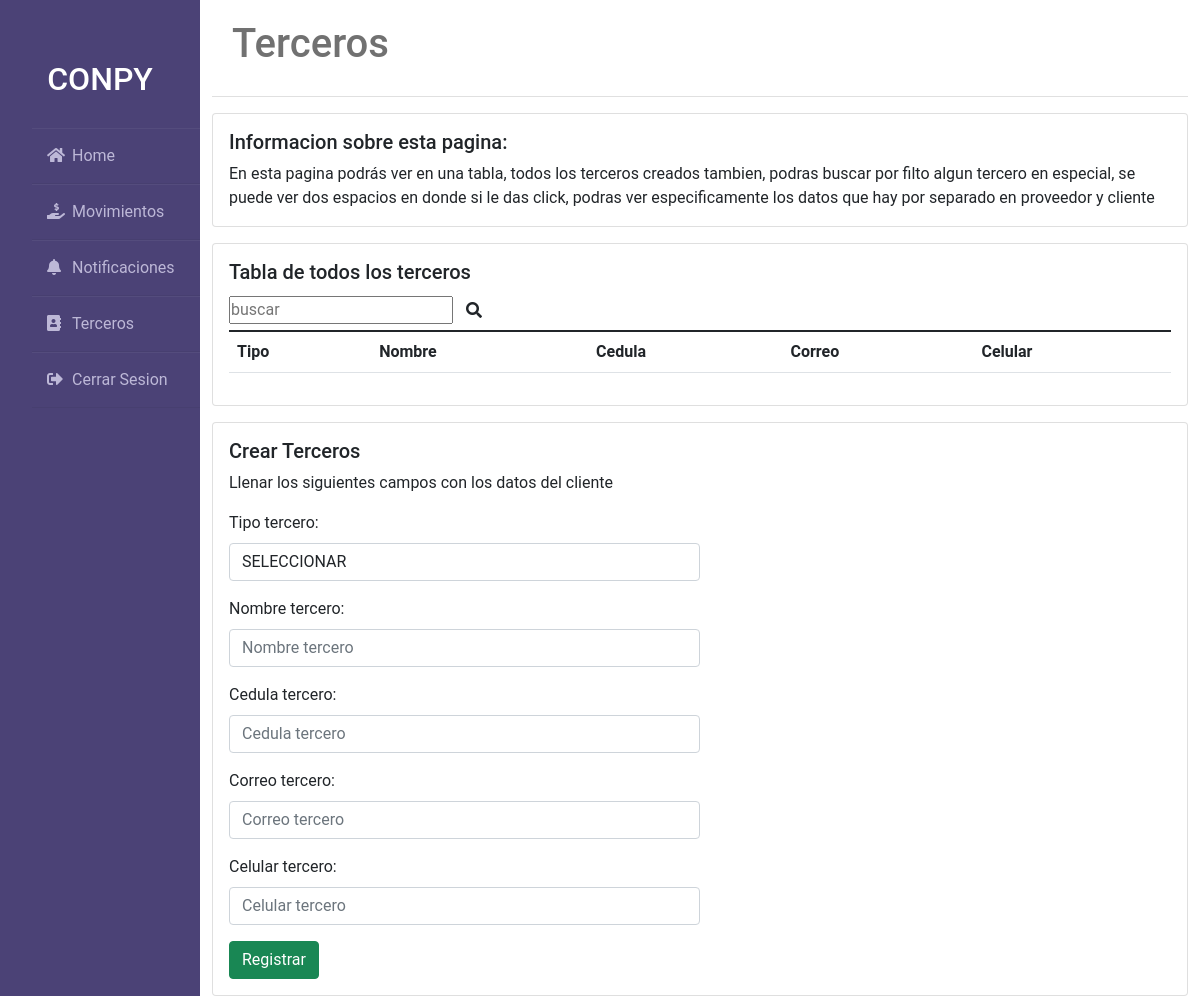
Before: /terceros/ (signed in) with the older database file.
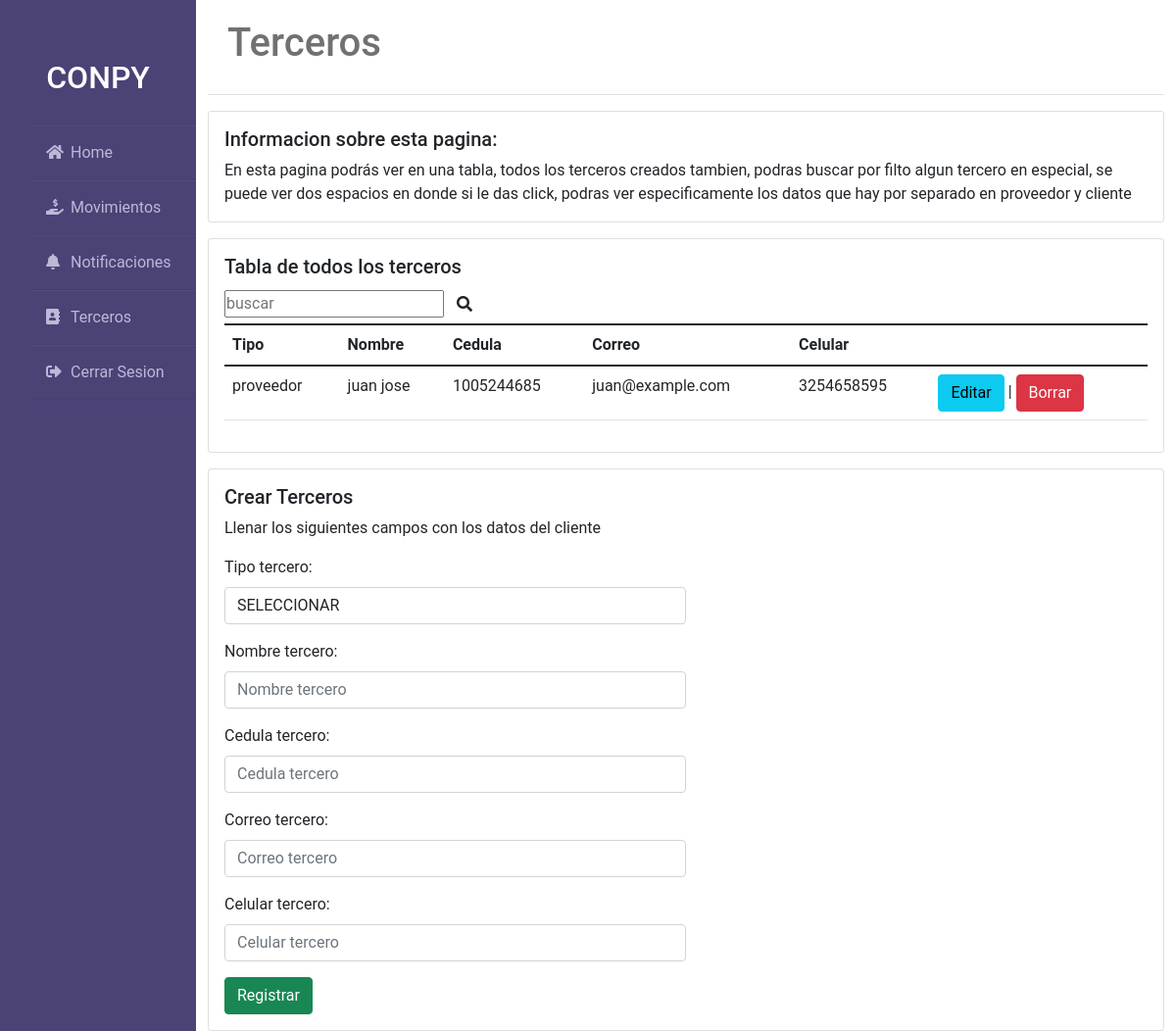
After: the same page with the newer database file.
### terceros/models.py (models this page shows, shortened)
class Tercero(models.Model):
    options = (
        ('Tercero', 'Tercero')
    )
    TIPOS_TERCERO=(('proveedor','PROVEEDOR'),('cliente','CLIENTE'),)
    id = models.AutoField(primary_key=True)
    tipo_tercero=models.CharField ( max_length=10,choices=TIPOS_TERCERO,default='CLIENTE' ,verbose_name='tipo tercero')
    nombre_tercero=models.TextField(max_length=35,verbose_name='nombre tercero')
    cedula_tercero=models.IntegerField (verbose_name='cedula tercero')
    correo_tercero=models.EmailField(max_length=35,verbose_name='correo tercero')
    celular_tercero=models.IntegerField (validators=[RegexValidator(regex='^.{10}$', message='El celular debe de tener 10 numeros', code='nomatch')],verbose_name='celular tercero')

### terceros/views.py (the view)
# urls.py: path('',include('terceros.urls')),
@login_required(login_url="/login/")
def terceros(request):
    msg=None
    datos=Tercero.objects.all()
    Mayusculas=request.POST
    formulario=TerceroForm(request.POST or None)
    if formulario.is_valid():
        try:
            formulario.save()
            msg='El cliente se ha creado correctamente'
        except:
            msg='Hubo un error al momento de crear un cliente'
    return render(request,'negocio/terceros/terceros.html',{'datos':datos,'formulario':formulario,'msg':msg})

### terceros/forms.py
class TerceroForm(forms.ModelForm):
    class Meta:
        model= Tercero
        fields= '__all__'

### negocio/templates/negocio/terceros/terceros.html (shortened to what this page needs)
{% extends 'negocio/base.html' %}
{% block content %}
<div class="container">
    <div class="header">
        <h1>Terceros</h1>
    </div>
    <div class="card mt-3">
        <div class="card-body">
          <h5 class="card-title">Informacion sobre esta pagina:</h5>
          <p class="card-text">En esta pagina podrás ver en una tabla, todos los terceros creados
            tambien, podras buscar por filto algun tercero en especial, se puede ver dos espacios en donde
            si le das click, podras ver especificamente los datos que hay por separado en proveedor y cliente
          </p>
        </div>
      </div>
    <div class="card mt-3">
      <div class="card-body">
            {% if volver %}
            <h5 >Resultados de busqueda</h5>
            <a href="{% url 'terceros'%}" class="btn btn-info" role="button"><i class="fas fa-angle-left"></i></i>volver</a>
            <table class="table">
              {% if esta %}
                <h5>NO SE PUDO ENCONTRAR UN RESULTADO PARA TU BUSQUEDA</h5>
                {% else %}
              {% endif %}
          {% else %}
          <h5 class="card-title">Tabla de todos los terceros</h5>
          <table class="table">
              <form action=" {% url 'buscar_dato' %} " method="POST">
              <input type="text" placeholder="buscar" name="busqueda"><button class="btn" type="submit">
                <i class="fas fa-search"></i></button>
          </form>
          {% endif %}
            <thead>
              <tr>
                <th>Tipo</th>
                <th>Nombre</th>
                <th>Cedula</th>
                <th>Correo</th>
                <th>Celular</th>
              </tr>
            </thead>
            <tbody>
            {% for dato in datos %}
              <tr>
                <td>{{ dato.tipo_tercero }}</td>
                <td>{{ dato.nombre_tercero }}</td>
                <td>{{ dato.cedula_tercero }}</td>
                <td>{{ dato.correo_tercero }}</td>
                <td>{{ dato.celular_tercero }}</td>
                <td> <a href="{% url 'editar'%}" class="btn btn-info" role="button">Editar</a> |
                  <a href="{% url 'eliminar_tercero' dato.id %}" class="btn btn-danger" role="button">Borrar</a> </td>
              </tr>
              {% endfor %}
          </tbody>
          </table>
      </div>
    </div>
    {% if volver %}
    {% else %}
    <div class="card mt-3">
        <div class="card-body">
            <h5 class="card-title">Crear Terceros</h5>
            <p>Llenar los siguientes campos con los datos del cliente</p>
            <form action=" {% url 'terceros' %} " method="POST">
              {% for campo in formulario %}
              <div class="mb-3 col-6">
                <label for="" class="form-label">{{ campo.label }}: </label>
                {% if campo.field.widget.input_type  == "select" %}
                <select
                type="{{ campo.field.widget.input_type  }}"
                name="{{ campo.name }}"
                id=""
                placeholder="{{ campo.label }}"
                class="form-control" default="SELECCIONAR">
                <option value="SELECCIONAR">SELECCIONAR</option>
                </select>
                {% else %}
                <input
                type="{{ campo.field.widget.input_type  }}"
                name="{{ campo.name }}"
                id=""
                placeholder="{{ campo.label }}"
                class="form-control" />
                {% endif %}
              </div>
              {% endfor %}
              <input type="submit" value="Registrar" class="btn btn-success">
            </form>
        </div>
    </div>
    {% endif %}
</div>
{% endblock %}

Changed rows visible on the page:
added Tercero: tipo_tercero "proveedor", nombre_tercero "juan jose", cedula_tercero "1005244685", correo_tercero "juan@example.com", celular_tercero "3254658595"
